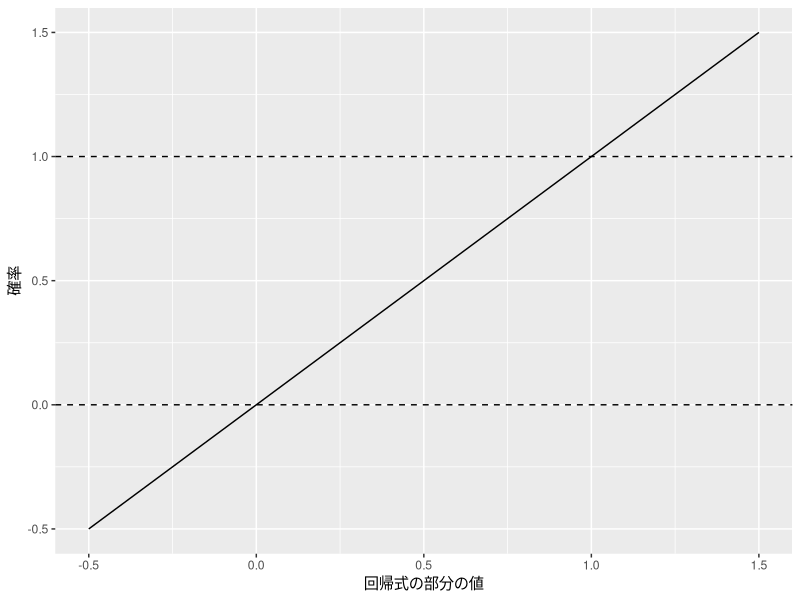
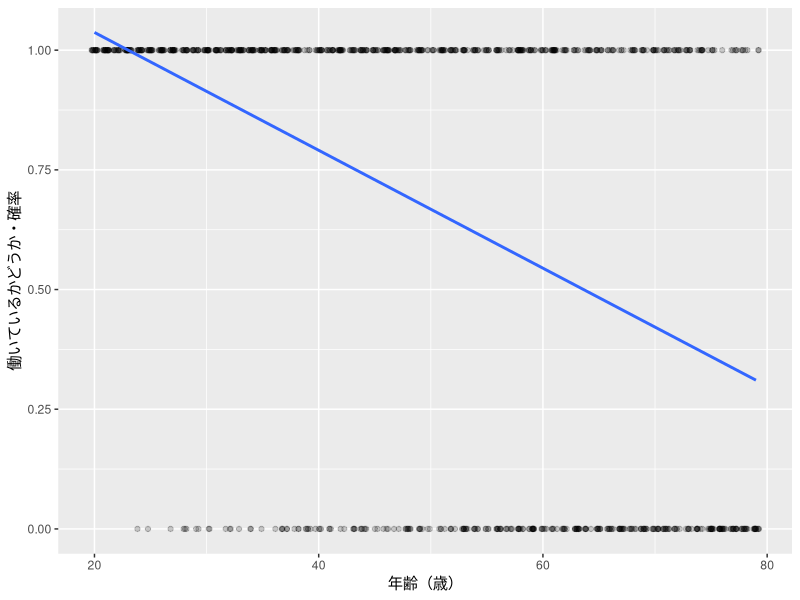
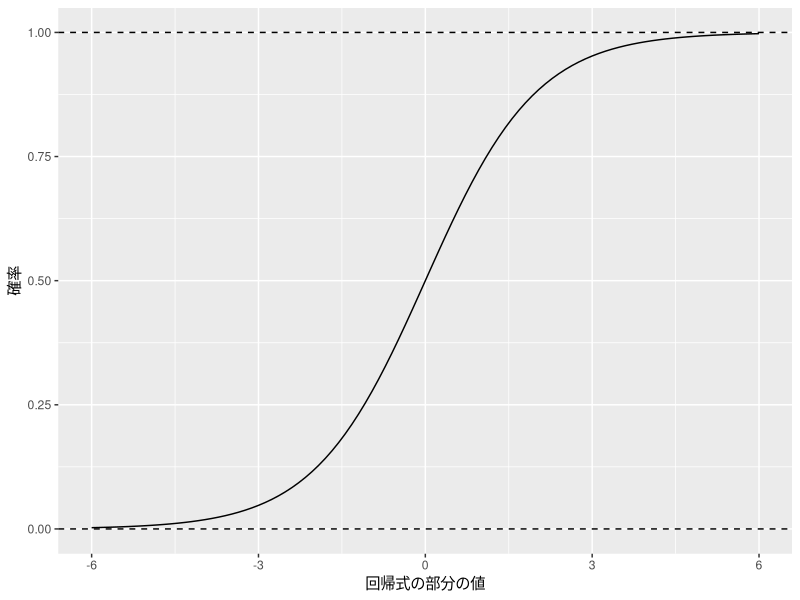
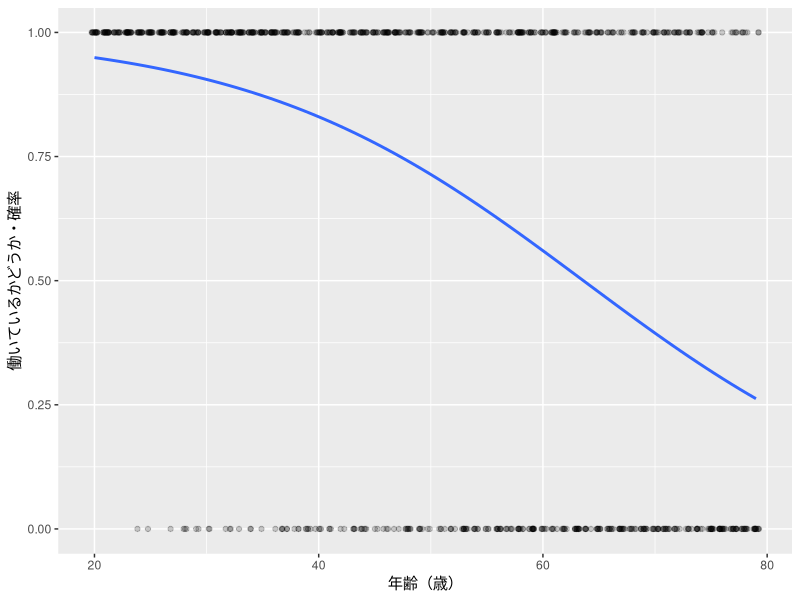

Source code (R) for these figures, in order:
## ---- chunk 1
#| label: logit-render-read
#| include: false
# 描画には同梱CSVを使います。学生向けコードは作業フォルダから読み込みます。
survey <- readr::read_csv("../data/mock_survey.csv", show_col_types = FALSE)
## ---- chunk 2
#| label: logit-render-nrow
#| echo: false
nrow(survey)
## ---- chunk 3
#| label: logit-employed
survey <- survey |>
  dplyr::mutate(
    employed = dplyr::if_else(
      employment_status %in% c("regular", "nonregular", "self_employed"),
      1L, 0L
    )
  )
## ---- chunk 4
#| label: logit-employed-check
survey |> dplyr::count(employment_status, employed)
mean(survey$employed)
## ---- chunk 5
#| label: logit-group-rates
survey |>
  dplyr::mutate(age_group = age %/% 10 * 10) |>
  dplyr::group_by(age_group) |>
  dplyr::summarise(n = dplyr::n(), employment_rate = mean(employed))
## ---- chunk 6
#| label: fig-logit-identity
#| echo: false
#| fig-cap: "線形確率モデルの回帰式の部分と確率。回帰式の部分の値をそのまま確率とみなすので、直線になります。破線は0と1の位置を示します。"
#| fig-alt: "横軸が回帰式の部分の値（-0.5〜1.5）、縦軸が確率の右上がりの直線。横軸の値が0から1の間では確率も0から1の間にあります。横軸の値が0より小さいと確率は負になり、1より大きいと確率は1を超えて、0と1の破線の外に出ます。"
ggplot2::ggplot() +
  ggplot2::geom_function(fun = function(x) x, xlim = c(-0.5, 1.5)) +
  ggplot2::geom_hline(yintercept = c(0, 1), linetype = "dashed") +
  ggplot2::labs(x = "回帰式の部分の値", y = "確率")
## ---- chunk 7
#| label: logit-lpm-fit
model_lpm <- lm(employed ~ age, data = survey)
## ---- chunk 8
#| label: logit-lpm-summary
summary(model_lpm)
nobs(model_lpm)
## ---- chunk 9
#| label: logit-lpm-fitted
range(fitted(model_lpm))
sum(fitted(model_lpm) > 1)
## ---- chunk 10
#| label: fig-logit-lpm
#| fig-cap: "年齢と就業（1が働いている、0が働いていない）。線は線形確率モデルによる当てはめ値です。点は横方向に少しずらして表示しています。"
#| fig-alt: "横軸が年齢（20〜79歳）、縦軸が働いているかどうかと確率の散布図に右下がりの直線を重ねた図。点は縦軸の1と0の高さに2列に並びます。1の列は20〜60代で濃く、70代でやや薄くなります。0の列は20代前半にはほとんどなく、年齢が上がるほど濃くなります。直線は20歳で約1.04と1の列より上にあり、23歳ごろで1を下回り、79歳で約0.31まで下がります。"
ggplot2::ggplot(survey, ggplot2::aes(x = age, y = employed)) +
  ggplot2::geom_point(alpha = 0.2,
                      position = ggplot2::position_jitter(width = 0.3, height = 0, seed = 1)) +
  ggplot2::geom_smooth(method = "lm", formula = y ~ x, se = FALSE) +
  ggplot2::labs(x = "年齢（歳）", y = "働いているかどうか・確率")
## ---- chunk 11
#| label: fig-logit-function
#| echo: false
#| fig-cap: "ロジスティック関数。横軸は回帰式の部分 $\\beta_0 + \\beta_1 \\times \\text{年齢}$ の値、縦軸は変換後の確率です。破線は0と1の位置を示します。"
#| fig-alt: "横軸が回帰式の部分の値（-6〜6）、縦軸が確率（0〜1）のS字の曲線。横軸の値が-6では確率がほぼ0、0で0.5、6ではほぼ1です。中央付近で最も急に上がり、両端では0と1の破線に近づいてゆるやかになります。"
ggplot2::ggplot() +
  ggplot2::geom_function(fun = stats::plogis, xlim = c(-6, 6)) +
  ggplot2::geom_hline(yintercept = c(0, 1), linetype = "dashed") +
  ggplot2::labs(x = "回帰式の部分の値", y = "確率")
## ---- chunk 12
#| label: logit-fit
model_logit <- glm(employed ~ age, data = survey, family = binomial())
## ---- chunk 13
#| label: logit-summary
summary(model_logit)
nobs(model_logit)
## ---- chunk 14
#| label: logit-predict
predict(model_logit,
        newdata = data.frame(age = c(20, 50, 79)),
        type = "response")
## ---- chunk 15
#| label: logit-ame
marginaleffects::avg_slopes(model_logit)
## ---- chunk 16
#| label: fig-logit-curve
#| fig-cap: "年齢と就業（1が働いている、0が働いていない）。線はロジスティック回帰による予測確率です。点は横方向に少しずらして表示しています。"
#| fig-alt: "横軸が年齢（20〜79歳）、縦軸が働いているかどうかと確率の散布図に右下がりの曲線を重ねた図。点は縦軸の1と0の高さに2列に並びます。1の列は20〜60代で濃く、70代でやや薄くなります。0の列は20代前半にはほとんどなく、年齢が上がるほど濃くなります。曲線は20歳の約0.95から始まり、1の列より下にあります。若い年齢ではゆるやかに下がり、64歳ごろで下がり方が最も急になります。その後はややゆるやかになり、79歳で約0.26になります。"
ggplot2::ggplot(survey, ggplot2::aes(x = age, y = employed)) +
  ggplot2::geom_point(alpha = 0.2,
                      position = ggplot2::position_jitter(width = 0.3, height = 0, seed = 1)) +
  ggplot2::geom_smooth(method = "glm", formula = y ~ x,
                       method.args = list(family = binomial()), se = FALSE) +
  ggplot2::labs(x = "年齢（歳）", y = "働いているかどうか・確率")
## ---- chunk 17
#| label: logit-odds-ratio
exp(coef(model_logit))
## ---- chunk 18
#| label: logit-exercise-education
model_education <- glm(employed ~ age + education_years,
                       data = survey, family = binomial())
summary(model_education)
nobs(model_education)
## ---- chunk 19
#| label: logit-exercise-education-ame
marginaleffects::avg_slopes(model_education)
## ---- chunk 20
#| label: logit-exercise-slopes
marginaleffects::slopes(model_logit, newdata = data.frame(age = c(20, 60)))
## ---- chunk 21
#| label: logit-exercise-check
model_check <- glm(employed ~ age, data = survey)
coef(model_check)
